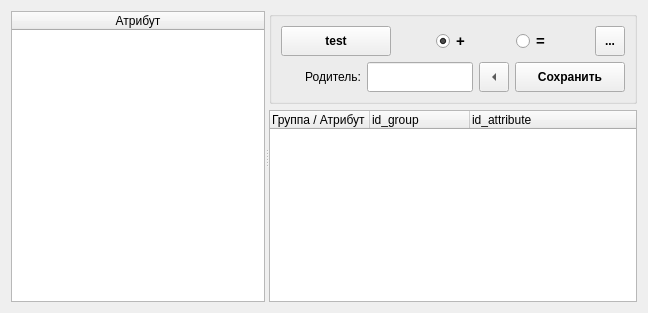
        <widget class="QWidget" name="tab_attribute">
         <attribute name="title">
          <string>Атрибуты</string>
         </attribute>
         <layout class="QGridLayout" name="gridLayout_25">
          <item row="0" column="0">
           <widget class="QSplitter" name="splitter_2">
            <property name="orientation">
             <enum>Qt::Horizontal</enum>
            </property>
            <widget class="QTableWidget" name="tableWidget_fileAttr">
             <property name="editTriggers">
              <set>QAbstractItemView::NoEditTriggers</set>
             </property>
             <attribute name="horizontalHeaderStretchLastSection">
              <bool>true</bool>
             </attribute>
             <column>
              <property name="text">
               <string>Атрибут</string>
              </property>
             </column>
            </widget>
            <widget class="QWidget" name="layoutWidget">
             <layout class="QVBoxLayout" name="verticalLayout_18">
              <item>
               <widget class="QGroupBox" name="groupBox_cat_form_2">
                <property name="title">
                 <string/>
                </property>
                <layout class="QGridLayout" name="gridLayout_24">
                 <item row="0" column="0">
                  <layout class="QVBoxLayout" name="verticalLayout_11">
                   <item>
                    <layout class="QHBoxLayout" name="horizontalLayout_13">
                     <item>
                      <widget class="QPushButton" name="pushButton_att_test">
                       <property name="minimumSize">
                        <size>
                         <width>110</width>
                         <height>30</height>
                        </size>
                       </property>
                       <property name="maximumSize">
                        <size>
                         <width>110</width>
                         <height>30</height>
                        </size>
                       </property>
                       <property name="font">
                        <font>
                         <weight>75</weight>
                         <bold>true</bold>
                        </font>
                       </property>
                       <property name="text">
                        <string>test</string>
                       </property>
                      </widget>
                     </item>
                     <item>
                      <spacer name="horizontalSpacer_19">
                       <property name="orientation">
                        <enum>Qt::Horizontal</enum>
                       </property>
                       <property name="sizeHint" stdset="0">
                        <size>
                         <width>40</width>
                         <height>20</height>
                        </size>
                       </property>
                      </spacer>
                     </item>
                     <item>
                      <widget class="QRadioButton" name="radioButton_att_add">
                       <property name="font">
                        <font>
                         <pointsize>11</pointsize>
                         <weight>75</weight>
                         <bold>true</bold>
                        </font>
                       </property>
                       <property name="text">
                        <string>+</string>
                       </property>
                       <property name="checked">
                        <bool>true</bool>
                       </property>
                      </widget>
                     </item>
                     <item>
                      <spacer name="horizontalSpacer_20">
                       <property name="orientation">
                        <enum>Qt::Horizontal</enum>
                       </property>
                       <property name="sizeType">
                        <enum>QSizePolicy::Fixed</enum>
                       </property>
                       <property name="sizeHint" stdset="0">
                        <size>
                         <width>40</width>
                         <height>20</height>
                        </size>
                       </property>
                      </spacer>
                     </item>
                     <item>
                      <widget class="QRadioButton" name="radioButton_att_equi">
                       <property name="font">
                        <font>
                         <pointsize>11</pointsize>
                         <weight>75</weight>
                         <bold>true</bold>
                        </font>
                       </property>
                       <property name="text">
                        <string>=</string>
                       </property>
                      </widget>
                     </item>
                     <item>
                      <spacer name="horizontalSpacer_21">
                       <property name="orientation">
                        <enum>Qt::Horizontal</enum>
                       </property>
                       <property name="sizeHint" stdset="0">
                        <size>
                         <width>40</width>
                         <height>20</height>
                        </size>
                       </property>
                      </spacer>
                     </item>
                     <item>
                      <widget class="QToolButton" name="toolButton_att_update">
                       <property name="minimumSize">
                        <size>
                         <width>30</width>
                         <height>30</height>
                        </size>
                       </property>
                       <property name="maximumSize">
                        <size>
                         <width>30</width>
                         <height>30</height>
                        </size>
                       </property>
                       <property name="font">
                        <font>
                         <weight>75</weight>
                         <bold>true</bold>
                        </font>
                       </property>
                       <property name="text">
                        <string>...</string>
                       </property>
                      </widget>
                     </item>
                    </layout>
                   </item>
                   <item>
                    <layout class="QHBoxLayout" name="horizontalLayout_15">
                     <item>
                      <widget class="QLabel" name="label_attr_active">
                       <property name="minimumSize">
                        <size>
                         <width>80</width>
                         <height>0</height>
                        </size>
                       </property>
                       <property name="text">
                        <string>Родитель:</string>
                       </property>
                       <property name="alignment">
                        <set>Qt::AlignRight|Qt::AlignTrailing|Qt::AlignVCenter</set>
                       </property>
                      </widget>
                     </item>
                     <item>
                      <widget class="QLineEdit" name="lineEdit_attr_active">
                       <property name="minimumSize">
                        <size>
                         <width>0</width>
                         <height>30</height>
                        </size>
                       </property>
                       <property name="maximumSize">
                        <size>
                         <width>16777215</width>
                         <height>30</height>
                        </size>
                       </property>
                      </widget>
                     </item>
                     <item>
                      <widget class="QToolButton" name="toolButtoncat_attr_act_clear">
                       <property name="minimumSize">
                        <size>
                         <width>30</width>
                         <height>30</height>
                        </size>
                       </property>
                       <property name="maximumSize">
                        <size>
                         <width>30</width>
                         <height>30</height>
                        </size>
                       </property>
                       <property name="text">
                        <string>...</string>
                       </property>
                       <property name="arrowType">
                        <enum>Qt::LeftArrow</enum>
                       </property>
                      </widget>
                     </item>
                     <item>
                      <widget class="QPushButton" name="pushButton_attr_save">
                       <property name="minimumSize">
                        <size>
                         <width>110</width>
                         <height>30</height>
                        </size>
                       </property>
                       <property name="maximumSize">
                        <size>
                         <width>110</width>
                         <height>30</height>
                        </size>
                       </property>
                       <property name="font">
                        <font>
                         <weight>75</weight>
                         <bold>true</bold>
                        </font>
                       </property>
                       <property name="text">
                        <string>Сохранить</string>
                       </property>
                      </widget>
                     </item>
                    </layout>
                   </item>
                  </layout>
                 </item>
                </layout>
               </widget>
              </item>
              <item>
               <widget class="QTreeWidget" name="treeWidget_attr">
                <property name="editTriggers">
                 <set>QAbstractItemView::NoEditTriggers</set>
                </property>
                <column>
                 <property name="text">
                  <string>Группа / Атрибут </string>
                 </property>
                </column>
                <column>
                 <property name="text">
                  <string>id_group</string>
                 </property>
                </column>
                <column>
                 <property name="text">
                  <string>id_attribute</string>
                 </property>
                </column>
               </widget>
              </item>
             </layout>
            </widget>
           </widget>
          </item>
         </layout>
        </widget>
